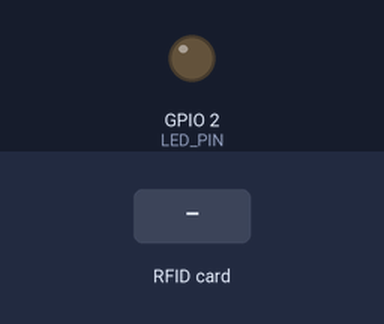
Bench run of a sketch on a simulated ESP32. On the bench: output pins drawn as LEDs (lit = HIGH). Inputs (shaded band) come from the test bench. WiFi joins after 1.5 s; servers stay silent unless stated; EEPROM starts erased; no MQTT or app messages arrive unless stated; what the sketch prints to the serial monitor is not drawn.

Above: at 2.7 s.
2.8 s: RFID card 5E 7A 19 C4 held to the reader
At 3.1 s:
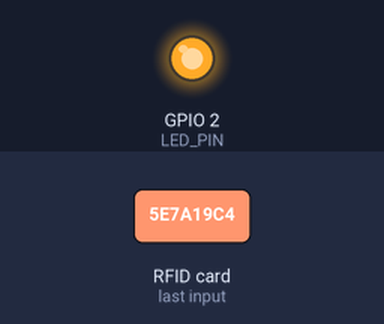
Timing chart, 0 to 5.8 s (numbered marks = the images above; inputs shaded):
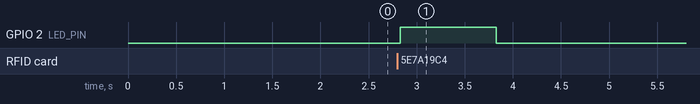

Measured:
- after the input at 2.8 s, GPIO 2 (LED_PIN): LOW → HIGH at once, → LOW 1.0 s later

The sketch:

rfid_napiot.ino
```cpp
#include <WiFi.h>
#include <PubSubClient.h>
#include <SPI.h>
#include <MFRC522.h>
#include <Preferences.h>

//Variables de conexion wifi y mqtt
const char* ssid = "SSID";
const char* password = "CONTRASENA";
const char* mqttServer = "test.mosquitto.org";
const int mqttPort = 1883;
const char* mqttUser = "";
const char* mqttPassword = "";

// TOPIC MQTT
const char* mqttTopic = "NAPIoT2025/buzonInteligente/rfid";

// Configuracion de pines de rfid
#define SS_PIN  A1
#define RST_PIN 21
#define LED_PIN 2
#define MAX_USUARIOS 20

// creacion de tarjeta maestra
byte masterCard[4] = {19, 231, 249, 152};

// definicion de usuario
struct Usuario {
  byte uid[4];
  bool esValido;
};

// Limite de usuarios
Usuario usuarios[MAX_USUARIOS];

// Objetos Globales
WiFiClient espClient;
PubSubClient client(espClient);
MFRC522 rfid(SS_PIN, RST_PIN);
Preferences preferences;

bool modoAdmin = false;


// SETUP
void setup() {
  Serial.begin(115200);
  pinMode(LED_PIN, OUTPUT);
  setup_wifi();
  client.setServer(mqttServer, mqttPort);

  SPI.begin();
  rfid.PCD_Init();
  preferences.begin("access_db", false);
  cargarUsuarios();

  Serial.println(F("--- SISTEMA RFID JSON ---"));
}


void loop() {
  if (!client.connected()) {
    reconnect();
  }
  client.loop();

  // Si no hay tarjeta, salir
  if (!rfid.PICC_IsNewCardPresent() || !rfid.PICC_ReadCardSerial()) return;

  byte uidLeido[4];
  memcpy(uidLeido, rfid.uid.uidByte, 4);

  // Si hay Tarjeta Maestra
  if (compararUID(uidLeido, masterCard)) {
    modoAdmin = !modoAdmin;
    digitalWrite(LED_PIN, modoAdmin);
    if (modoAdmin) Serial.println(F(">> MODO ADMIN ON"));
    else Serial.println(F(">> MODO ADMIN OFF"));
    delay(1000);
  }

  // Modo Admin
  else if (modoAdmin) {
    gestionarUsuarios(uidLeido);
    delay(1000);
  }

  // Modo Normal
  else {
    int indice = buscarUsuario(uidLeido);

    // Buffer para crear el mensaje
    char jsonPayload[64];

    if (indice != -1) {
      // ACCESO CONCEDIDO
      // Creamos el JSON
      sprintf(jsonPayload, "{\"rfid\": true}");

      Serial.println(F(">> ACCESO CONCEDIDO -> Enviando JSON: {\"rfid\": true}"));
      client.publish(mqttTopic, jsonPayload);

      parpadeo(3, 100);
    } else {
      // ACCESO DENEGADO
      // Creamos el JSON: { "rfid": false }
      sprintf(jsonPayload, "{\"rfid\": false}");

      Serial.println(F(">> ACCESO DENEGADO -> Enviando JSON: {\"rfid\": false}"));
      client.publish(mqttTopic, jsonPayload);

      parpadeo(1, 1000);
    }
    delay(1000);
  }

  rfid.PICC_HaltA();
  rfid.PCD_StopCrypto1();
}

// FUNCIONES AUXILIARES

void setup_wifi() {
  delay(10);
  Serial.print("Conectando a WiFi: ");
  Serial.println(ssid);
  WiFi.begin(ssid, password);
  while (WiFi.status() != WL_CONNECTED) {
    delay(500);
    Serial.print(".");
  }
  Serial.println("\nWiFi conectado");
}

void reconnect() {
  if (!client.connected()) {
    Serial.print("Reconectando MQTT...");
    if (client.connect("NodoNAPIoT_Firebeetle_JSON", mqttUser, mqttPassword)) {
      Serial.println("conectado");
    } else {
      Serial.print("falló rc=");
      Serial.print(client.state());
      Serial.println(" reintentando...");
    }
  }
}

void gestionarUsuarios(byte* uidLeido) {
    int indice = buscarUsuario(uidLeido);
    if (indice != -1) {
      usuarios[indice].esValido = false;
      Serial.println(F("Usuario borrado."));
    } else {
      int slotVacio = buscarSlotVacio();
      if (slotVacio != -1) {
        memcpy(usuarios[slotVacio].uid, uidLeido, 4);
        usuarios[slotVacio].esValido = true;
        Serial.println(F("Usuario agregado."));
      } else {
        Serial.println(F("Memoria llena."));
      }
    }
    guardarUsuarios();
}

int buscarUsuario(byte* uid) {
  for (int i = 0; i < MAX_USUARIOS; i++) {
    if (usuarios[i].esValido && compararUID(usuarios[i].uid, uid)) return i;
  }
  return -1;
}

int buscarSlotVacio() {
  for (int i = 0; i < MAX_USUARIOS; i++) {
    if (!usuarios[i].esValido) return i;
  }
  return -1;
}

void guardarUsuarios() {
  preferences.putBytes("db", usuarios, sizeof(usuarios));
}

void cargarUsuarios() {
  if (preferences.isKey("db")) {
    preferences.getBytes("db", usuarios, sizeof(usuarios));
  }
}

bool compararUID(byte* leido, byte* guardado) {
  for (byte i = 0; i < 4; i++) {
    if (leido[i] != guardado[i]) return false;
  }
  return true;
}

void parpadeo(int veces, int espera) {
  for(int i=0; i<veces; i++) {
    digitalWrite(LED_PIN, HIGH);
    delay(espera);
    digitalWrite(LED_PIN, LOW);
    delay(espera);
  }
}
```
